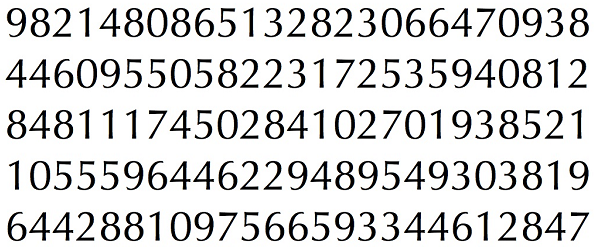
#> input picture pitrain.png, 594 x 250 px
$ python preprocess.py   (Python 2 division)
#> lines starting #> are read from the running program, lines starting #| are printed output that depends on the picture; after the words box and inside, x2 and y2 are one past the last pixel; in counts of white or black regions, pixels touching at a corner belong together
import sys
import numpy as np
import cv2

im = cv2.imread('pitrain.png')
#> im is the input picture: shape (250, 594, 3); mean B, G, R 217, 217.2, 217.1
im3 = im.copy()

gray = cv2.cvtColor(im,cv2.COLOR_BGR2GRAY)
blur = cv2.GaussianBlur(gray,(5,5),0)
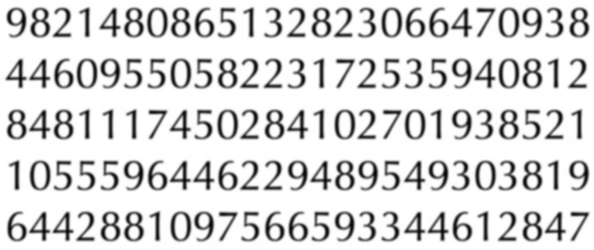
#> blur: shape (250, 594); min 4, max 255, mean 217.2
thresh = cv2.adaptiveThreshold(blur,255,1,1,11,2)
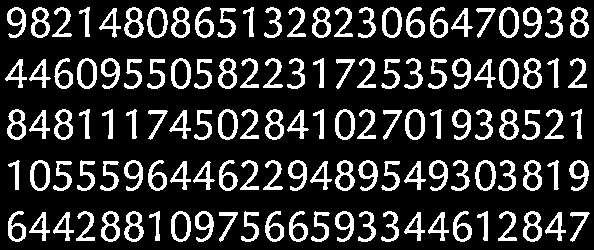
#> thresh: shape (250, 594); 18.9% white; 125 white regions

contours_,hierarchy_ = cv2.findContours(thresh,cv2.RETR_EXTERNAL,cv2.CHAIN_APPROX_SIMPLE)
#> contours_ = 125 contours; largest, box (x1, y1, x2, y2) and area: (475, 160, 496, 191) 486, (30, 160, 50, 191) 480, (171, 58, 191, 89) 480, (147, 7, 168, 38) 480, (405, 109, 425, 140) 480
[_,_,_,h] = cv2.boundingRect(contours_[0])
#> h = 30
h_min = h;
#> h_min = 30
for cnt in contours_:
    #if cv2.contourArea(cnt)>50:
        [x,y,w,h] = cv2.boundingRect(cnt)
        if h < h_min: h_min = h
#> this loop made 125 passes
#> (x, y, w, h, h_min) on pass 2: (545, 212, 21, 29, 29)
#> (x, y, w, h) on passes 1, 3, 4, 5, 6, 7: (570, 212, 20, 30), (428, 212, 21, 29), (404, 212, 21, 29), (219, 212, 19, 30), (53, 212, 21, 29), (29, 212, 21, 29)
#> after the loop, h_min = 29
#################      Now finding Contours         ###################
contours,hierarchy = cv2.findContours(thresh,cv2.RETR_EXTERNAL,cv2.CHAIN_APPROX_SIMPLE)
#> contours has the same summary as contours_
#cv2.drawContours(im,contours,-1,(0,0,255),3)
#cv2.imshow('in', im)
#key = cv2.waitKey(0)

samples =  np.empty((0,100))
responses = []
keys = [i for i in range(48,58)]

# [6 lines of commented-out code are left out]
for cnt in contours:
    #if cv2.contourArea(cnt)>50:
        [x,y,w,h] = cv2.boundingRect(cnt)

        if  h>=1:
            cv2.rectangle(im,(x,y),(x+w,y+h),(0,0,255),2)
            roi = thresh[y:y+h,x:x+w]
            roismall = cv2.resize(roi,(10,10))
            cv2.imshow('norm',im)
            key = cv2.waitKey(0)

            if key == 27:  # (escape to quit)
                sys.exit()
#> (the program exits here)
